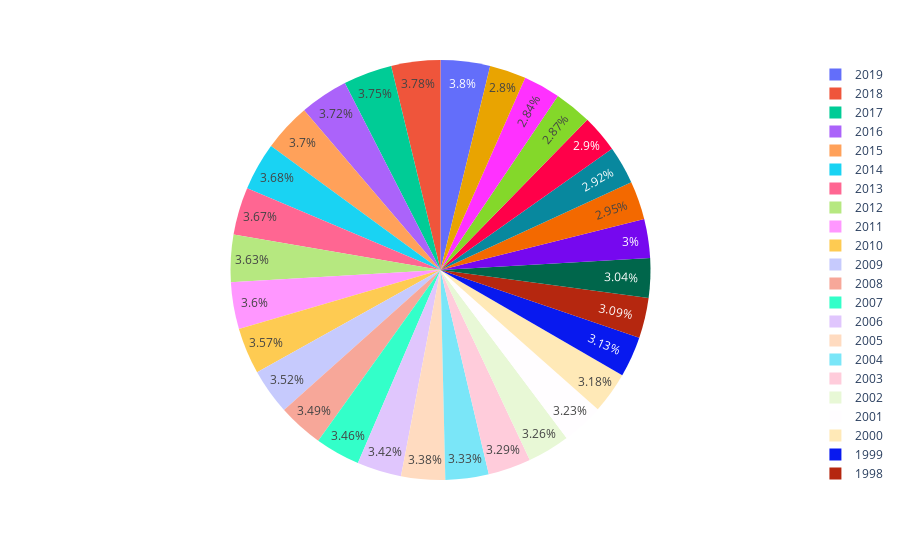

The notebook cell saved with this chart:
### Code cell
fig=px.pie(data,values='mental_fitness',names='year')
fig.show()

### Figure 1 — Plotly figure (JSON) as saved in the notebook; plotly's stock layout.template omitted (floating-point values rounded to 4 significant figures; data arrays with more than 128 entries replaced by an {"elided": "..."} marker saying what was removed)
{"data": [{"domain": {"x": [0, 1], "y": [0, 1]}, "hovertemplate": "year=%{label}<br>mental_fitness=%{value}<extra></extra>", "labels": {"elided": "6840 int values"}, "legendgroup": "", "name": "", "showlegend": true, "type": "pie", "values": {"elided": "6840 float values"}}], "layout": {"legend": {"tracegroupgap": 0}, "margin": {"t": 60}}}
